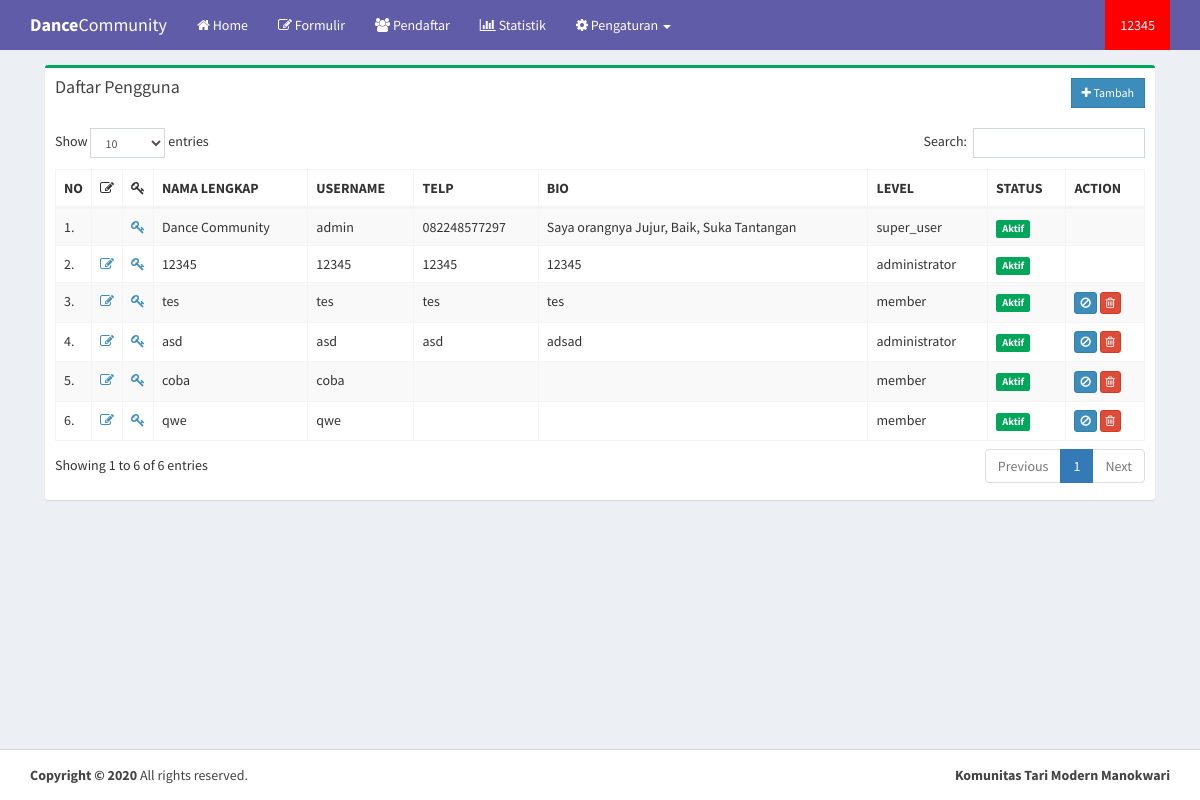
/?sett_pengguna (signed in), run on the app's committed database.
### tables this page shows
CREATE TABLE `users` (
  `idusers` int(11) NOT NULL,
  `user_name` varchar(25) DEFAULT NULL,
  `user_password` varchar(128) DEFAULT NULL,
  `user_fullname` varchar(128) DEFAULT NULL,
  `user_telp` varchar(15) DEFAULT NULL,
  `user_type` enum('super_user','administrator','member') DEFAULT NULL,
  `user_bio` text,
  `is_active` int(1) DEFAULT NULL
);

### config/fungsi.php (called while the page is built, shortened)
<?php
$base_url= ((isset($_SERVER['HTTPS']) && $_SERVER['HTTPS'] == "on") ? "https" : "http");
$base_url.= "://".$_SERVER['HTTP_HOST'];
$base_url.= str_replace(basename($_SERVER['SCRIPT_NAME']),"",$_SERVER['SCRIPT_NAME']);

### hal/data/pengguna.php (the view, shortened to what this page needs)
<div class="content-wrapper">
    <div class="container">
        <section class="content">
            <div class="row">
                <div class="col-xs-12">
                    <div class="box box-success">
                        <div class="box-header">
                            <h3 class="box-title">Daftar Pengguna</h3>
                            <a href="#" class="btn btn-sm btn-flat btn-primary pull-right" data-toggle="modal"
                                data-target="#modal_add" onclick="submit('add')"><i class="fa fa-plus"></i>
                                Tambah</a>
                        </div>
                        <div class="box-body table-responsive">
                            <table class="table table-bordered table-striped datatable">
                                <thead>
                                    <tr>
                                        <th width="5">NO</th>
                                        <th width="5"><i class="fa fa-edit"></i></th>
                                        <th width="5"><i class="fa fa-key"></i></th>
                                        <th>NAMA LENGKAP</th>
                                        <th>USERNAME</th>
                                        <th>TELP</th>
                                        <th>BIO</th>
                                        <th>LEVEL</th>
                                        <th>STATUS</th>
                                        <th>ACTION</th>
                                    </tr>
                                </thead>
                                <tbody>
                                    <?php
                                $n=1;
                                $query = mysqli_query($con,"SELECT * FROM users ORDER BY is_active DESC")or die(mysqli_error($con));
                                while($row = mysqli_fetch_array($query)):
                                ?>
                                    <tr>
                                        <td><?=$n++.'.';?></td>
                                        <td>
                                            <?php if($row['user_type']!='super_user'):?>
                                            <a href="#modal_add" data-toggle="modal"
                                                onclick="submit(<?=$row['idusers'];?>)"><i class="fa fa-edit"></i></a>
                                            <?php endif;?>
                                        </td>
                                        <td><a href="#modal_key" data-toggle="modal"
                                                onclick="ubah_password(<?=$row['idusers'];?>)"><i
                                                    class="fa fa-key"></i></a>
                                        </td>
                                        <td><?=$row['user_fullname'];?></td>
                                        <td><?=$row['user_name'];?></td>
                                        <td><?=$row['user_telp'];?></td>
                                        <td><?=$row['user_bio'];?></td>
                                        <td><?=$row['user_type'];?></td>
                                        <td>
                                            <?php
                                            if($row['is_active']==0):
                                            ?>
                                            <span class="label label-warning">Tidak Aktif</span>
                                            <?php else:?>
                                            <span class="label label-success">Aktif</span>
                                            <?php endif;?>
                                        </td>
                                        <td>
                                            <?php if($row['user_type']!='super_user' && $_SESSION['iduser']!=$row['idusers']):?>
                                            <a href="<?=$base_url;?>proses/pengguna.php?id=<?=$row['idusers'];?>&act=sts"
                                                class="btn btn-xs btn-primary" data-toggle="tooltip"
                                                data-placement="top"
                                                title="<?=($row['is_active']==0)?'Actived':'Deactived';?>"><i
                                                    class="fa fa-ban"></i></a>
                                            <a href="<?=$base_url;?>proses/pengguna.php?id=<?=$row['idusers'];?>&act=del"
                                                class="btn btn-xs btn-danger" data-toggle="tooltip" data-placement="top"
                                                title="Hapus"><i class="fa fa-trash-o"></i></a>
                                            <?php endif;?>
                                        </td>
                                    </tr>
                                    <?php endwhile;?>
                                </tbody>
                            </table>
                        </div>
                    </div>
                </div>
            </div>
        </section>
    </div>
</div>

### data on the page
users: user_fullname "Dance Community", user_name "admin", user_telp "082248577297", user_bio "Saya orangnya Jujur, Baik, Suka Tantangan", user_type "super_user", is_active "Aktif"
users: user_fullname "12345", user_name "12345", user_telp "12345", user_bio "12345", user_type "administrator", is_active "Aktif"
users: user_fullname "tes", user_name "tes", user_telp "tes", user_bio "tes", user_type "member", is_active "Aktif"
users: user_fullname "asd", user_name "asd", user_telp "asd", user_bio "adsad", user_type "administrator", is_active "Aktif"
users: user_fullname "coba", user_name "coba", user_type "member", is_active "Aktif"
users: user_fullname "qwe", user_name "qwe", user_type "member", is_active "Aktif"

### other printed values
$_SESSION['fullname'] "12345"
